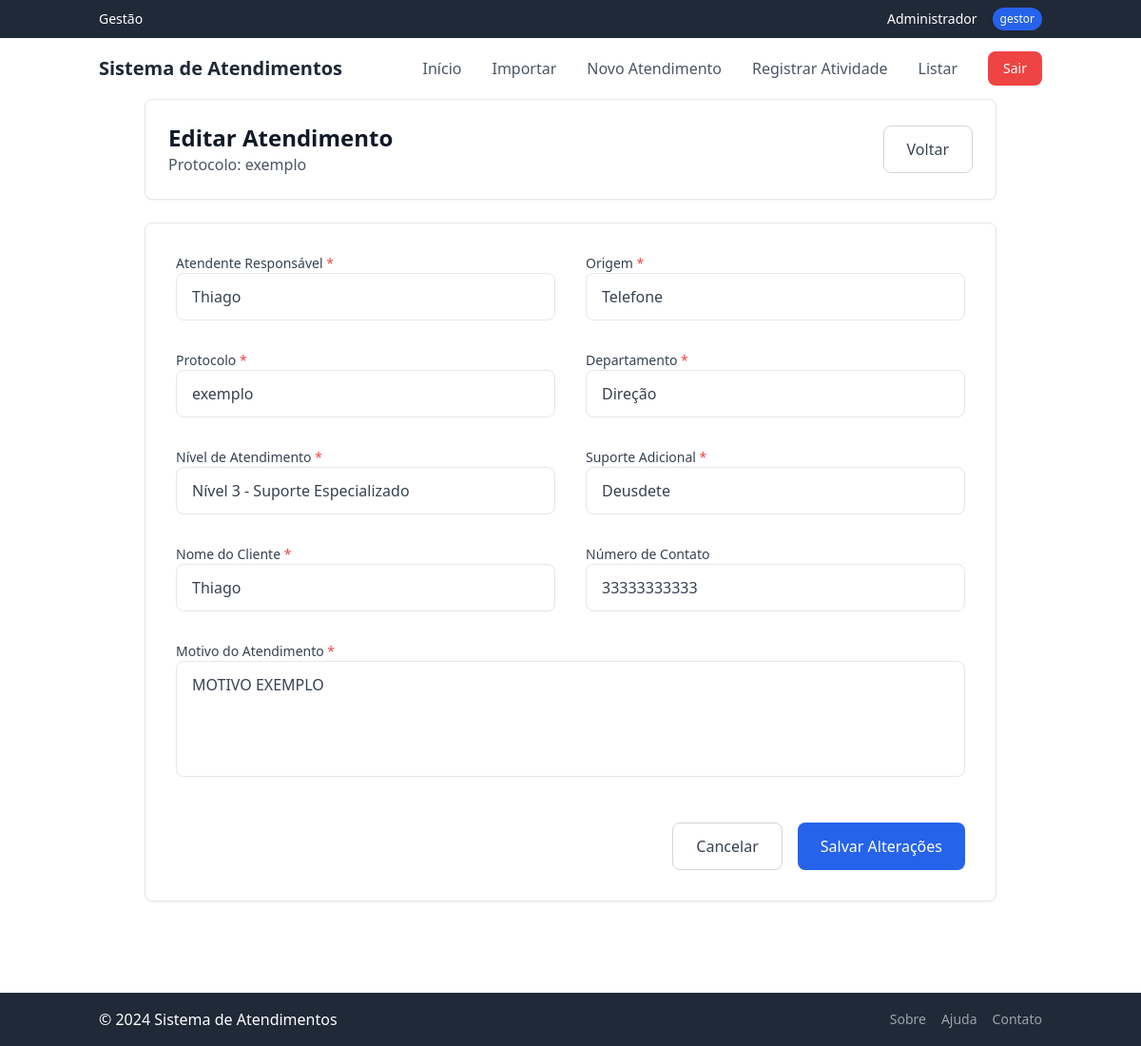
The page /atendimentos/editar/2 (signed in) on the database its author committed.
### app/models/usuario.py (models this page shows, shortened)
class Usuario(UserMixin, db.Model):
    id = db.Column(db.Integer, primary_key=True)
    username = db.Column(db.String(64), unique=True, nullable=False)
    password_hash = db.Column(db.String(128), nullable=False)
    nome = db.Column(db.String(64), nullable=False)
    tipo = db.Column(db.String(20), nullable=False)
    ativo = db.Column(db.Boolean, default=True)

### app/models/atendimento.py (models this page shows, shortened)
class Atendimento(db.Model):
    id = db.Column(db.Integer, primary_key=True)
    origem = db.Column(db.String(50), nullable=False)
    protocolo = db.Column(db.String(50), unique=True, nullable=False)
    status = db.Column(db.String(20), nullable=False)
    atendente_id = db.Column(db.Integer, db.ForeignKey('usuario.id'), nullable=False)
    atendente_responsavel = db.Column(db.String(50), nullable=False)  # Nome do atendente
    suporte_adicional = db.Column(db.String(50))  # Para nível 3
    departamento = db.Column(db.String(50))
    motivo = db.Column(db.Text)
    nome_cliente = db.Column(db.String(100), nullable=False)
    numero = db.Column(db.String(50))
    data = db.Column(db.DateTime, nullable=False, default=datetime.utcnow)
    data_finalizacao = db.Column(db.DateTime)
    data_ultima_mensagem = db.Column(db.DateTime)
    possui_anexo = db.Column(db.Boolean, default=False)
    avaliacao = db.Column(db.Integer)
    nivel = db.Column(db.Integer, nullable=False)
    observacoes = db.Column(db.Text)

### app/routes/atendimentos.py (the view, shortened to what this page needs)
@bp.route('/editar/<int:id>', methods=['GET', 'POST'])
@login_required
def editar(id):
    atendimento = Atendimento.query.get_or_404(id)
    return render_template('atendimentos/edit.html', atendimento=atendimento)
    pass

### app/models/usuario.py (called while the page is built)
@login_manager.user_loader
def load_user(user_id):
    return Usuario.query.get(int(user_id))

### app/templates/atendimentos/edit.html (shortened to what this page needs)
{% extends "base.html" %}
{% block content %}
<div class="max-w-4xl mx-auto">
    <div class="bg-white rounded-lg shadow-sm border border-gray-200 p-6 mb-6">
        <div class="flex items-center justify-between">
            <div>
                <h1 class="text-2xl font-bold text-gray-900">Editar Atendimento</h1>
                <p class="text-gray-600">Protocolo: {{ atendimento.protocolo }}</p>
            </div>
            <div class="flex items-center space-x-4">
                <a href="{{ url_for('atendimentos.listar') }}"
                    class="px-6 py-3 border border-gray-300 text-gray-700 rounded-lg hover:bg-gray-50 font-medium">
                    Voltar
                </a>
            </div>
        </div>
    </div>
    <form method="POST" class="bg-white rounded-lg shadow-sm border border-gray-200 p-8 space-y-8">
        <div class="grid grid-cols-1 md:grid-cols-2 gap-8">
            <div>
                <label for="atendente_responsavel" class="block text-sm font-medium text-gray-700">
                    Atendente Responsável <span class="text-red-500">*</span>
                </label>
                <select id="atendente_responsavel" name="atendente_responsavel" required
                    class="block w-full px-4 py-3 text-gray-700 bg-white border border-gray-200 rounded-lg focus:outline-none focus:border-blue-400 focus:ring focus:ring-blue-100 appearance-none">
                    <option value="Thiago" {% if atendimento.atendente_responsavel=='Thiago' %}selected{% endif %}>
                        Thiago</option>
                </select>
            </div>
            <div>
                <label for="origem" class="block text-sm font-medium text-gray-700">
                    Origem <span class="text-red-500">*</span>
                </label>
                <select id="origem" name="origem" required
                    class="block w-full px-4 py-3 text-gray-700 bg-white border border-gray-200 rounded-lg focus:outline-none focus:border-blue-400 focus:ring focus:ring-blue-100 appearance-none">
                    <option value="TELEFONE" {% if atendimento.origem=='TELEFONE' %}selected{% endif %}>Telefone
                    </option>
                </select>
            </div>
        </div>
        <div class="grid grid-cols-1 md:grid-cols-2 gap-8">
            <div>
                <label for="protocolo" class="block text-sm font-medium text-gray-700">
                    Protocolo <span class="text-red-500">*</span>
                </label>
                <input type="text" id="protocolo" name="protocolo" required value="{{ atendimento.protocolo }}"
                    class="block w-full px-4 py-3 text-gray-700 bg-white border border-gray-200 rounded-lg focus:outline-none focus:border-blue-400 focus:ring focus:ring-blue-100">
            </div>
            <div>
                <label for="departamento" class="block text-sm font-medium text-gray-700">
                    Departamento <span class="text-red-500">*</span>
                </label>
                <select id="departamento" name="departamento" required
                    class="block w-full px-4 py-3 text-gray-700 bg-white border border-gray-200 rounded-lg focus:outline-none focus:border-blue-400 focus:ring focus:ring-blue-100 appearance-none">
                    <option value="Direção" {% if atendimento.departamento=='Direção' %}selected{% endif %}>Direção
                    </option>
                </select>
            </div>
        </div>
        <div class="grid grid-cols-1 md:grid-cols-2 gap-8">
            <div>
                <label for="nivel" class="block text-sm font-medium text-gray-700">
                    Nível de Atendimento <span class="text-red-500">*</span>
                </label>
                <select id="nivel" name="nivel" required
                    class="block w-full px-4 py-3 text-gray-700 bg-white border border-gray-200 rounded-lg focus:outline-none focus:border-blue-400 focus:ring focus:ring-blue-100 appearance-none">
                    <option value="3" {% if atendimento.nivel==3 %}selected{% endif %}>Nível 3 - Suporte Especializado
                    </option>
                </select>
            </div>
            <div id="suporte_adicional_container" {% if atendimento.nivel !=3 %}style="display: none;" {% endif %}>
                <label for="suporte_adicional" class="block text-sm font-medium text-gray-700">
                    Suporte Adicional <span class="text-red-500">*</span>
                </label>
                <select id="suporte_adicional" name="suporte_adicional" {% if atendimento.nivel==3 %}required{% endif %}
                    class="block w-full px-4 py-3 text-gray-700 bg-white border border-gray-200 rounded-lg focus:outline-none focus:border-blue-400 focus:ring focus:ring-blue-100 appearance-none">
                    <option value="Deusdete" {% if atendimento.suporte_adicional=='Deusdete' %}selected{% endif %}>
                        Deusdete</option>
                </select>
            </div>
        </div>
        <div class="grid grid-cols-1 md:grid-cols-2 gap-8">
            <div>
                <label for="nome_cliente" class="block text-sm font-medium text-gray-700">
                    Nome do Cliente <span class="text-red-500">*</span>
                </label>
                <input type="text" id="nome_cliente" name="nome_cliente" required value="{{ atendimento.nome_cliente }}"
                    class="block w-full px-4 py-3 text-gray-700 bg-white border border-gray-200 rounded-lg focus:outline-none focus:border-blue-400 focus:ring focus:ring-blue-100">
            </div>
            <div>
                <label for="numero" class="block text-sm font-medium text-gray-700">
                    Número de Contato
                </label>
                <input type="text" id="numero" name="numero" value="{{ atendimento.numero }}"
                    class="block w-full px-4 py-3 text-gray-700 bg-white border border-gray-200 rounded-lg focus:outline-none focus:border-blue-400 focus:ring focus:ring-blue-100">
            </div>
        </div>
        <div>
            <label for="motivo" class="block text-sm font-medium text-gray-700">
                Motivo do Atendimento <span class="text-red-500">*</span>
            </label>
            <textarea id="motivo" name="motivo" rows="4" required
                class="block w-full px-4 py-3 text-gray-700 bg-white border border-gray-200 rounded-lg focus:outline-none focus:border-blue-400 focus:ring focus:ring-blue-100 resize-none">{{ atendimento.motivo }}</textarea>
        </div>
        <div class="flex justify-end space-x-4 pt-4">
            <a href="{{ url_for('atendimentos.listar') }}"
                class="px-6 py-3 border border-gray-300 text-gray-700 rounded-lg hover:bg-gray-50 font-medium">
                Cancelar
            </a>
            <button type="submit" class="px-6 py-3 bg-blue-600 text-white rounded-lg hover:bg-blue-700 font-medium">
                Salvar Alterações
            </button>
        </div>
    </form>
</div>
{% endblock %}

### app/templates/base.html (shortened to what this page needs)
<!DOCTYPE html>
<html>
<head>
    <script src="https://cdn.tailwindcss.com"></script>
</head>
<body class="flex flex-col min-h-screen">
    <header class="bg-gray-800 text-white">
        <div class="container mx-auto px-4 py-2">
            <div class="flex justify-between items-center">
                <div class="flex items-center space-x-2">
                    <span class="text-sm font-medium">Gestão</span>
                </div>
                {% if current_user.is_authenticated %}
                <div class="flex items-center space-x-4">
                    <span class="text-sm">{{ current_user.nome }}</span>
                    <span class="text-xs px-2 py-1 bg-blue-600 rounded-full">{{ current_user.tipo }}</span>
                </div>
                {% endif %}
            </div>
        </div>
    </header>
    <nav class="container mx-auto px-4">
        <div class="flex justify-between items-center h-16">
            <a href="{{ url_for('index') }}"
                class="text-xl font-bold text-gray-800 hover:text-blue-600 transition-colors">
                Sistema de Atendimentos
            </a>
            {% if current_user.is_authenticated %}
            <div class="flex items-center space-x-8">
                <a href="{{ url_for('index') }}"
                    class="text-gray-600 hover:text-blue-600 font-medium transition-colors">Início</a>
                <a href="{{ url_for('atendimentos.importar') }}"
                    class="text-gray-600 hover:text-blue-600 font-medium transition-colors">Importar</a>
                <a href="{{ url_for('atendimentos.novo_atendimento') }}"
                    class="text-gray-600 hover:text-blue-600 font-medium transition-colors">Novo Atendimento</a>
                <a href="{{ url_for('atividades.nova_atividade') }}"
                    class="text-gray-600 hover:text-blue-600 font-medium transition-colors">Registrar Atividade</a>
                <a href="{{ url_for('atendimentos.listar') }}"
                    class="text-gray-600 hover:text-blue-600 font-medium transition-colors">Listar</a>
                <a href="{{ url_for('auth.logout') }}"
                    class="bg-red-500 hover:bg-red-600 text-white px-4 py-2 rounded-lg text-sm font-medium transition-colors">Sair</a>
            </div>
            {% endif %}
        </div>
    </nav>
    <main class="container mx-auto px-4 flex-grow pb-24">
        {% block content %}{% endblock %}
    </main>
    <footer class="bg-gray-800 text-white mt-auto">
        <div class="container mx-auto px-4 py-4">
            <div class="flex justify-between items-center">
                <span>© 2024 Sistema de Atendimentos</span>
                <div class="flex items-center space-x-4">
                    <a href="#" class="text-sm text-gray-400 hover:text-white transition-colors">Sobre</a>
                    <a href="#" class="text-sm text-gray-400 hover:text-white transition-colors">Ajuda</a>
                    <a href="https://join.skype.com/invite/lnMwNCeqPKpR"
                        class="text-sm text-gray-400 hover:text-white transition-colors">Contato</a>
                </div>
            </div>
        </div>
    </footer>
</body>
</html>

### rows shown on the page
Usuario: nome "Administrador", tipo "gestor"
Atendimento: protocolo "exemplo", atendente_responsavel "Thiago", origem "Telefone", departamento "Direção", nivel "Nível 3 - Suporte Especializado", suporte_adicional "Deusdete", nome_cliente "Thiago", numero "33333333333", motivo "MOTIVO EXEMPLO"
